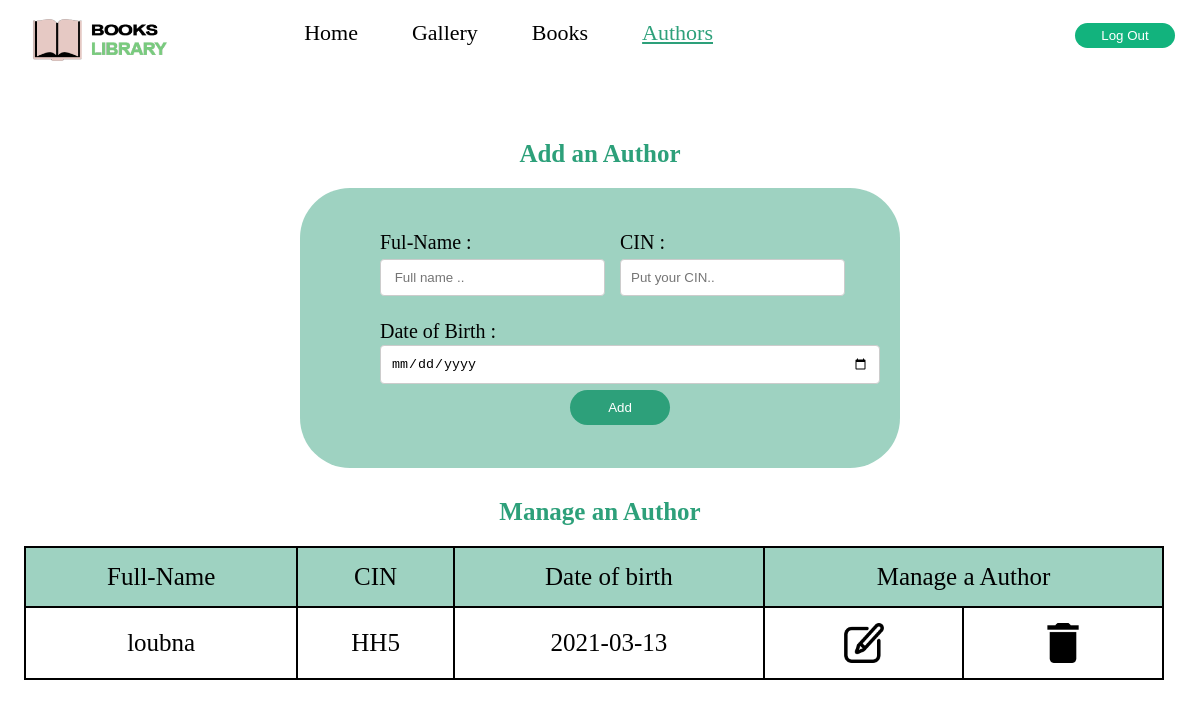
Page /authors.php (signed in) on the committed database.
### tables this page shows
CREATE TABLE IF NOT EXISTS `author` (
  `id` int(11) NOT NULL AUTO_INCREMENT,
  `cin` varchar(30) NOT NULL,
  `FullName` varchar(100) NOT NULL,
  `date_birth` date NOT NULL,
  PRIMARY KEY (`id`)
);

### authors.php (the view, shortened to what this page needs)
<?php
    include ("authorPHP.php");
?>
<!DOCTYPE html>
<html>
<head>
	<link rel="stylesheet" type="text/css" href="css/styles.css">
	<link rel="stylesheet" type="text/css" href="css/authors.css">
</head>
<body>
 <header>
 	<img src="images/LOGO.png">
	<ul id="navcontenu" class=" " vue="" >
            <li > <a href="index.php" >Home</a> </li>
            <li> <a href="gallery.php"> <span class="titlegallery">Gallery</span></a> </li>
            <li><a href="book.php"><span class="titlebooks">Books </span></a></li>
            <li > <a href="authors.php" class="active"><span class="titleauthors">Authors</span></a></li>
            <li id="log"><a href="deconnexion.php"><input type="submit" value="Log Out" name="Log Out"></a></li>
         </ul>
 </header>
    <main>
        <div class="tform">
            <h3> Add an Author </h3>
        </div>
        <form id="formulaire" method="POST" action="authors.php">
            <div class="frm">
                <div>
                    <label for="fullName" class="plus"> Ful-Name : </label>
                    <input type="text" id="fullName" name= "FULLname" placeholder=" Full name ..">
                </div>
                <div>
                    <label for="CIN" class="plus"> CIN : </label>
                    <input type="text" id="CIN" name="Cin" placeholder="Put your CIN.." > <br>
                </div>
            </div>
            <label for="Date_birth"> Date of Birth : </label> <br>
            <input type="date" id="Date_birth" name="dateofBirth" placeholder="Enter your date of birth..">
            <div class="btn">
                <input type="submit"  name="btn" value="Add">
            </div>
        </form>
        <div class="ttable">
            <h3> Manage an Author </h3>
        </div>
        <table>
            <tr bgcolor="#9ED2C1">
                <td > Full-Name </td>
                <td> CIN </td>
                <td> Date of birth</td>
                <td colspan="2"> Manage a Author </td>
            </tr>
            <?php
                $query="SELECT * FROM author";
                $result=mysqli_query($connect,$query);
                while($row=$result->fetch_assoc()){
                echo '<tr><td>'.$row["FullName"].'</td><td>'.$row["cin"].'</td><td>'.$row["date_birth"].'</td><td ><a href="manageAuthor.php?id='.$row["id"].'"><img src="images/edit-button.png" alt="Edit" class="icon"></a></td><td><a href="authors.php?id='.$row["id"].'"><img src="images/delete-button.png" alt="Delete" class="icon" name="delete" ></a></td></tr>';
                }
            ?>
        </table>
    </main>
</body>
</html>

### css/styles.css (style rules this page uses)
* { padding: 0px; margin: 0px; }
header ul { float: right; margin-top: 10px; display: block; }
header img { width: 200px; height: 200px; margin-top: -60px; }
header li { display: inline-block; list-style: none; }
header a { display: inline-block; margin: 25px; margin-top: 10px; text-decoration: none; color: black; font-size: 22px; }
header input[type=submit] { background-color: #12b37d; color: white; padding: 5px; width: 100px; border: 1 solid; border-color: white; border-radius: 20px; cursor: pointer; }
.active { color: #2DA07A; text-decoration: underline; }

### css/authors.css (style rules this page uses)
input[type=date], input[type=text] { padding: 10px; border: 1px solid #ccc; border-radius: 4px; box-sizing: border-box; margin-top: 2px; }
input[type=submit] { background-color: #2DA07A; color: white; padding: 10px; width: 100px; border: none; border-radius: 30px; cursor: pointer; }
#formulaire { border-radius: 50px; background-color: #9ED2C1; padding: 40px; margin-left: 300px; margin-right: 300px; font-size: 20px; padding-left: 80px; }
.btn { text-align: center; }
.tform h3 { text-align: center; color: #2DA07A; font-size: 25px; margin-bottom: 20px; font-family: Forte; }
.ttable h3 { text-align: center; color: #2DA07A; font-size: 25px; margin-top: 30px; font-family: Forte; }
table { border-collapse: collapse; margin-left: 15%; margin-top: 20px; width: 900px; text-align: center; width: 95%; margin-left: 2%; font-size: 25px; margin-bottom: 30px; }
td { border: 1px solid black; padding: 30px; }
.frm { display: grid; grid-template-columns: auto auto; }
.plus { display: block; }
input, label { margin: 0.2rem 0; }
#Date_birth { width: 500px; }
#fullName { width: 225px; }
#CIN { width: 225px; }
table, th, td { border: 2px solid black; border-collapse: collapse; }
th, td { padding: 15px; }
.icon { width: 40px; }
.frm div { margin-bottom: 10px; }

### authors.php (style rules this page uses)
#log { visibility:visible; }

### rows in the picture
author: FullName "loubna", cin "HH5", date_birth "2021-03-13"
